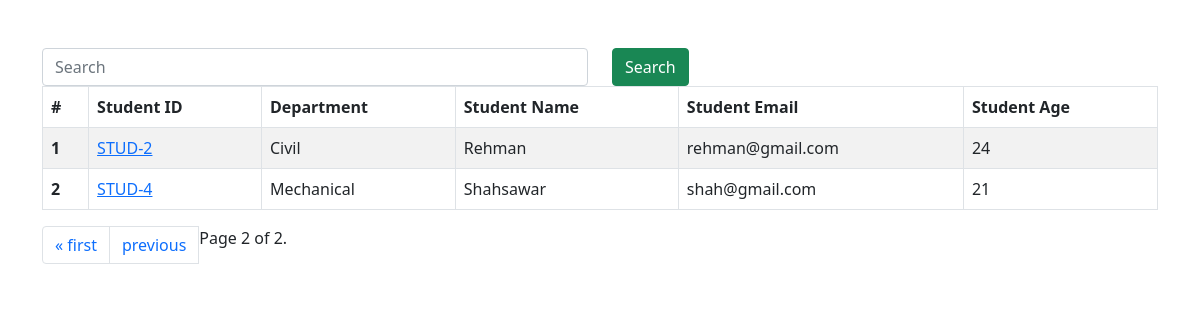
Screenshot of /students/?page=2 with the database file from the repository.
### card/models.py (models this page shows, shortened)
class Student(models.Model):
    department = models.ForeignKey(Department, related_name = "depart", on_delete = models.CASCADE)
    student_id = models.OneToOneField(StudentID, related_name = "student_id", on_delete=models.CASCADE)
    student_name = models.CharField(max_length=100)
    student_email = models.EmailField(unique = True)
    student_age = models.IntegerField(default = 18)
    student_address = models.TextField()
    class Meta:
        ordering = ['student_name']
        verbose_name = "student"

class StudentID(models.Model):
    stud_id = models.CharField(max_length=100)
    def __str__(self):
        return self.stud_id

class Department(models.Model):
    department = models.CharField(max_length=100)
    def __str__(self) -> str:
        return self.department
    class Meta:
        ordering = ['department']

### card/views.py (the view)
# urls.py: path('students/', get_students, name='students' ),
def get_students(request):
    queryset = Student.objects.all()
    if request.GET.get('search'):
        search = request.GET.get('search')
        queryset = queryset.filter(Q(student_name__icontains = search)|
                                   Q(department__department__icontains=search)|
                                   Q(student_id__stud_id__icontains=search)|
                                   Q(student_email__icontains=search))
    paginator = Paginator(queryset, 2)  # Show 25 contacts per page.
    page_number = request.GET.get("page", 1)
    page_obj = paginator.get_page(page_number)
    return render(request, 'report/student.html', {'queryset': page_obj})

### templates/report/student.html (shortened to what this page needs)
{% extends 'base.html' %}
{% block start %}
<div class="container mt-5">
    <form class="mt-5">
        <div class="row">
            <div class="col-md-6">
                <input class="form-control"  name="search" placeholder="Search">
            </div>
            <div class="col-md-6">
                <button class="btn btn-success">Search</button>
            </div>
        </div>
</form>
    <div class="table-responsive">
        <table class="table table-striped table-bordered">
            <thead>
                <tr>
                    <th scope="col">#</th>
                    <th scope="col">Student ID</th>
                    <th scope="col">Department</th>
                    <th scope="col">Student Name</th>
                    <th scope="col">Student Email</th>
                    <th scope="col">Student Age</th>
                </tr>
            </thead>
            <tbody>
                {% for student in queryset %}
                <tr>
                    <th scope="row">{{ forloop.counter }}</th>
                        <td>
                            <a href="{% url 'see_marks' student.student_id %}">
                                {{ student.student_id }}
                            </a>
                        </td>
                    <td>{{student.department}}</td>
                    <td>{{student.student_name}}</td>
                    <td>{{student.student_email}}</td>
                    <td>{{student.student_age}}</td>
                </tr>
                {% endfor %}
            </tbody>
        </table>
    </div>
    <nav aria-label="Page navigation example">
        <ul class="pagination">
                {% if queryset.has_previous %}
                <li class="page-item"><a class="page-link" href="?page=1">&laquo; first</a></li>
                <li class="page-item"><a class="page-link" href="?page={{ queryset.previous_page_number }}">previous</a></li>
                {% endif %}
                <span class="current">
                    Page {{ queryset.number }} of {{ queryset.paginator.num_pages }}.
                </span>
        </ul>
    </nav>
</div>
{% endblock %}

### rows the page displays
Student: student_id "STUD-2", department "Civil", student_name "Rehman", student_email "rehman@gmail.com", student_age "24"
Student: student_id "STUD-4", department "Mechanical", student_name "Shahsawar", student_email "shah@gmail.com", student_age "21"

### other values shown
{{ queryset.number }} "2"
{{ queryset.paginator.num_pages }} "2"
